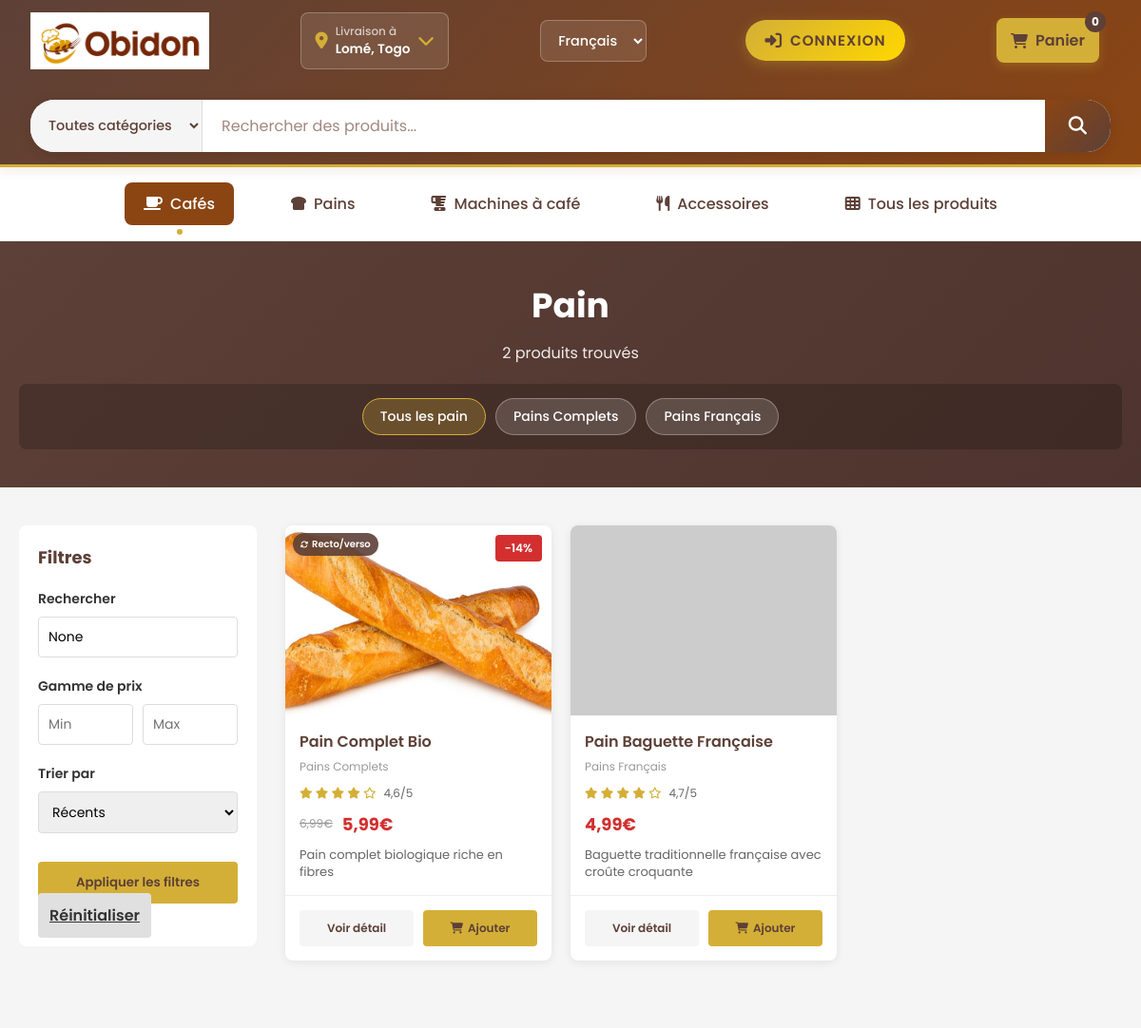
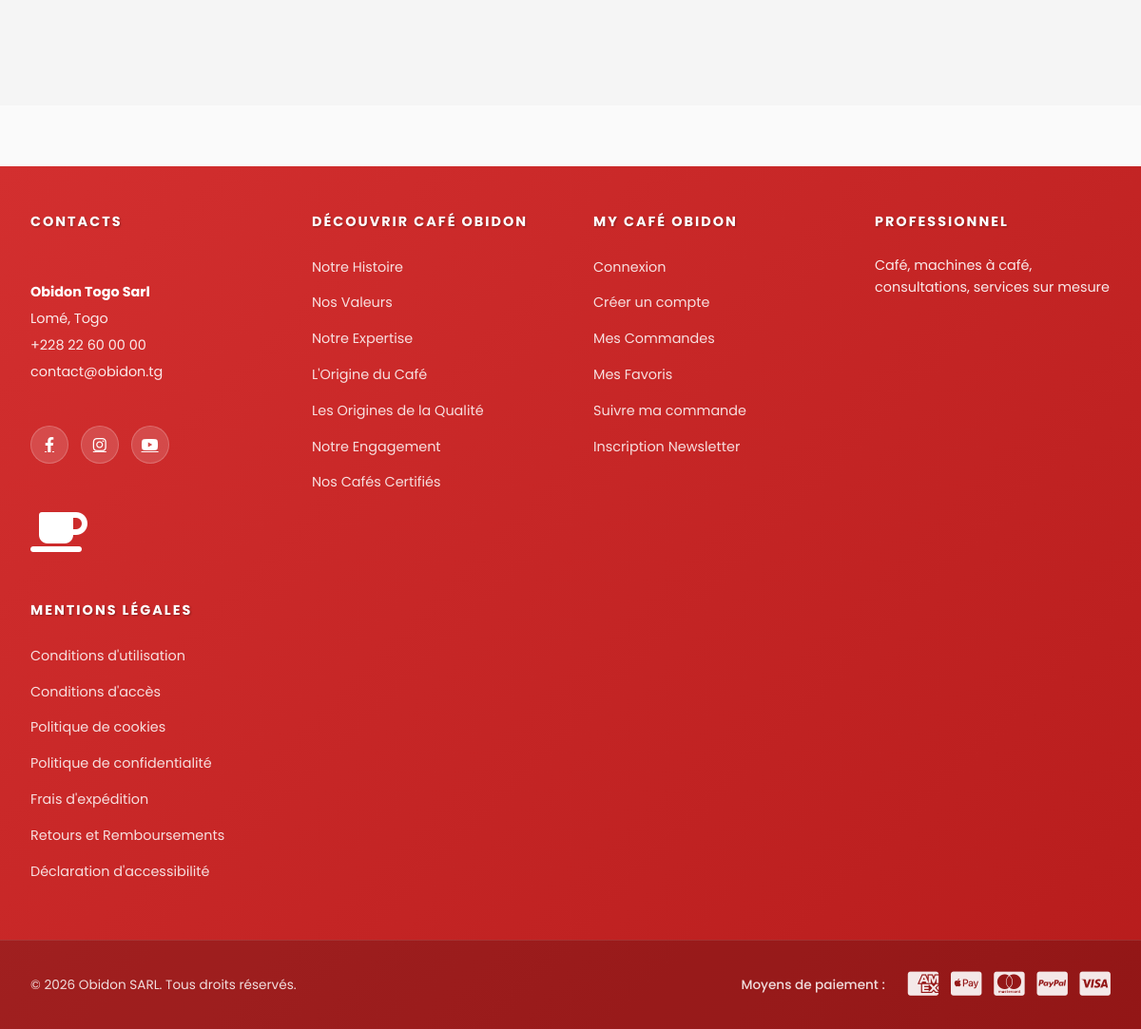
Page /products/pain/ on the committed database (2 pictures, top to bottom).
### core/models.py (models this page shows, shortened)
class Category(models.Model):
    name = models.CharField(max_length=200, unique=True)
    slug = models.SlugField(unique=True, blank=True)
    description = models.TextField(blank=True)
    image = models.ImageField(upload_to='categories/', null=True, blank=True)
    is_active = models.BooleanField(default=True)
    created_at = models.DateTimeField(auto_now_add=True)
    updated_at = models.DateTimeField(auto_now=True)
    class Meta:
        ordering = ['name']
        verbose_name_plural = 'Categories'

class Product(models.Model):
    PRODUCT_TYPES = [
        ('cafe', 'Café'),
        ('pain', 'Pain'),
        ('machine', 'Machine à café'),
        ('accessoire', 'Accessoire'),
    ]
    name = models.CharField(max_length=255)
    slug = models.SlugField(unique=True, blank=True)
    category = models.ForeignKey(Category, on_delete=models.CASCADE, related_name='products')
    product_type = models.CharField(max_length=50, choices=PRODUCT_TYPES)
    description = models.TextField()
    detailed_description = models.TextField(blank=True)
    price = models.DecimalField(max_digits=10, decimal_places=2, validators=[MinValueValidator(0)])
    discount_price = models.DecimalField(
        max_digits=10,
        decimal_places=2,
        null=True,
        blank=True,
        validators=[MinValueValidator(0)]
    )
    image = models.ImageField(upload_to='products/')
    back_image = models.ImageField(
        upload_to='products/backs/',
        null=True,
        blank=True,
        verbose_name="Image verso (au survol)",
        help_text="Image qui apparaîtra quand l'utilisateur survole l'image principale"
    )
    stock = models.IntegerField(
        default=0,
        blank=True,
        validators=[MinValueValidator(0)],
        verbose_name="Stock",
        help_text="Laisser vide = stock à 0 (rupture de stock)"
    )
    display_stock = models.BooleanField(
        default=True,
        verbose_name="Afficher le stock sur le site ?",
        help_text="Décochez si vous ne voulez PAS montrer le stock au public (ex: produits en précommande, stock caché...)"
    )
    rating = models.FloatField(default=0, validators=[MinValueValidator(0), MaxValueValidator(5)])
    reviews_count = models.IntegerField(default=0)
    is_featured = models.BooleanField(default=False)
    is_active = models.BooleanField(default=True)
    created_at = models.DateTimeField(auto_now_add=True)
    updated_at = models.DateTimeField(auto_now=True)
    class Meta:
        ordering = ['-created_at']
        indexes = [
            models.Index(fields=['category']),
            models.Index(fields=['is_active']),
            models.Index(fields=['product_type']),
        ]
    def get_image_url(self):
        if self.image and hasattr(self.image, 'url'):
            return self.image.url
        return "https://via.placeholder.com/600x400?text=Image+non+disponible"
    def get_back_image_url(self):
        if self.back_image and hasattr(self.back_image, 'url'):
            return self.back_image.url
        return None
    @property
    def discount_percentage(self):
        if self.discount_price and self.price:
            return round(((self.price - self.discount_price) / self.price) * 100)
        return 0

### core/views.py (the view)
# urls.py: path('products/<str:product_type>/', product_type_view, name='product_type'),
def product_type_view(request, product_type):
    product_type_display = dict(Product.PRODUCT_TYPES).get(product_type, '')
    products = Product.objects.filter(
        product_type=product_type,
        is_active=True
    )
    sub_categories = Category.objects.filter(
        products__product_type=product_type,
        is_active=True
    ).distinct()
    query = request.GET.get('q')
    if query:
        products = products.filter(
            Q(name__icontains=query) |
            Q(description__icontains=query)
        )
    min_price = request.GET.get('min_price')
    max_price = request.GET.get('max_price')
    if min_price:
        products = products.filter(price__gte=min_price)
    if max_price:
        products = products.filter(price__lte=max_price)
    sort_by = request.GET.get('sort', '-created_at')
    products = products.order_by(sort_by)
    context = {
        'products': products,
        'product_type': product_type,
        'product_type_display': product_type_display,
        'sub_categories': sub_categories,
        'query': query
    }
    return render(request, 'product_type.html', context)

### core/views.py (called while the page is built)
def currency_context(request):
    user_currency = 'XOF'
    if request.user.is_authenticated:
        user_currency = get_user_currency(request.user)
    return {
        'user_currency': user_currency,
        'currencies': CurrencyConverter.SUPPORTED_CURRENCIES,
        'currency_converter': CurrencyConverter
    }

### templates/product_type.html (shortened to what this page needs)
{% extends "base.html" %}
{% load static %}
{% block content %}
<div class="product-type-page">
    <div class="type-header">
        <div class="header-content">
            <h1>{{ product_type_display }}</h1>
            <p>{% if products.count %}{{ products.count }} produit{{ products.count|pluralize }} trouvé{{ products.count|pluralize }}{% else %}Aucun produit{% endif %}</p>
        </div>
        {% if sub_categories %}
        <div class="type-navigation">
            <div class="sub-categories">
                <a href="{% url 'product_type' product_type %}" class="sub-category-link all-link">Tous les {{ product_type_display|lower }}</a>
                {% for category in sub_categories %}
                    <a href="{% url 'products' %}?category={{ category.id }}" class="sub-category-link">{{ category.name }}</a>
                {% endfor %}
            </div>
        </div>
        {% endif %}
    </div>
    <div class="type-wrapper">
        <aside class="filters-sidebar">
            <h3>Filtres</h3>
            <form method="get" class="filters-form">
                <div class="filter-group">
                    <label for="search">Rechercher</label>
                    <input type="text" id="search" name="q" placeholder="Nom du produit..." value="{{ query }}">
                </div>
                <div class="filter-group">
                    <label>Gamme de prix</label>
                    <div class="price-inputs">
                        <input type="number" name="min_price" placeholder="Min" min="0">
                        <input type="number" name="max_price" placeholder="Max" min="0">
                    </div>
                </div>
                <div class="filter-group">
                    <label for="sort">Trier par</label>
                    <select id="sort" name="sort">
                        <option value="-created_at">Récents</option>
                    </select>
                </div>
                <button type="submit" class="btn-filter">Appliquer les filtres</button>
                <a href="{% url 'product_type' product_type %}" class="btn-reset">Réinitialiser</a>
            </form>
        </aside>
        <main class="products-main">
            {% if products %}
                <div class="products-grid">
                    {% for product in products %}
                        <div class="product-card">
                            <div class="product-image-hover-container">
                                <div class="product-image-hover {% if product.get_back_image_url and product.get_back_image_url != product.get_image_url %}has-back-image{% endif %}">
                                    <img src="{{ product.get_image_url }}" alt="{{ product.name }}" class="front-image">
                                    {% if product.get_back_image_url and product.get_back_image_url != product.get_image_url %}
                                        <div class="back-image-badge">
                                        </div>
                                    {% endif %}
                                    {% if product.discount_percentage %}
                                        <div class="discount-badge">-{{ product.discount_percentage }}%</div>
                                    {% endif %}
                                </div>
                            </div>
                            <div class="product-info">
                                <h3 class="product-name">{{ product.name }}</h3>
                                <p class="product-category">{{ product.category.name }}</p>
                                <div class="product-rating">
                                    {% if product.rating %}
                                        <div class="stars">
                                            {% if product.rating >= 1 %}<i class="fas fa-star"></i>{% endif %}
                                            {% if product.rating >= 2 %}<i class="fas fa-star"></i>{% endif %}
                                            {% if product.rating >= 3 %}<i class="fas fa-star"></i>{% endif %}
                                            {% if product.rating >= 4 %}<i class="fas fa-star"></i>{% endif %}
                                            {% if product.rating < 5 %}
                                                {% for i in "x"|rjust:"5" %}
                                                    {% if forloop.counter > product.rating %}<i class="far fa-star"></i>{% endif %}
                                                {% endfor %}
                                            {% endif %}
                                        </div>
                                        <span class="rating-text">{{ product.rating }}/5</span>
                                    {% endif %}
                                </div>
                                <div class="product-price">
                                    {% if product.discount_price %}
                                        <span class="original-price">{{ product.price }}€</span>
                                        <span class="sale-price">{{ product.discount_price }}€</span>
                                    {% else %}
                                        <span class="price">{{ product.price }}€</span>
                                    {% endif %}
                                </div>
                                <p class="product-desc">{{ product.description|truncatewords:15 }}</p>
                            </div>
                            <div class="product-actions">
                                <a href="{% url 'product_detail' product.id %}" class="btn-view">Voir détail</a>
                                <button class="btn-cart add-to-cart" data-product-id="{{ product.id }}">
                                    <i class="fas fa-shopping-cart"></i> Ajouter
                                </button>
                            </div>
                        </div>
                    {% endfor %}
                </div>
            {% else %}
                <div class="no-products">
                    <i class="fas fa-search"></i>
                    <h3>Aucun produit trouvé</h3>
                    <p>Essayez de modifier vos critères de recherche</p>
                </div>
            {% endif %}
        </main>
    </div>
</div>
{% endblock %}

### static/css/style.css (style rules this page uses)
:root { --primary-color: #D32F2F; --primary-dark: #B71C1C; --accent-color: #FFC107; --text-dark: #333333; --text-light: #666666; --border-color: #EEEEEE; --success-color: #4CAF50; --error-color: #f44336; --white: #FFFFFF; }
* { margin: 0; padding: 0; box-sizing: border-box; }
body { font-family: 'Poppins', 'Roboto', sans-serif; background-color: #FAFAFA; color: var(--text-dark); }
main { min-height: calc(100vh - 200px); }
.btn-cart, .add-to-cart { background-color: var(--accent-color); color: var(--text-dark); border: none; padding: 10px 20px; border-radius: 4px; cursor: pointer; font-weight: 600; transition: all 0.3s ease; display: flex; align-items: center; gap: 8px; font-size: 0.9rem; }

### static/css/navbar.css (style rules this page uses)
:root { --primary-brown: #8B4513; --dark-brown: #5D4037; --light-brown: #A1887F; --accent-gold: #D4AF37; --light-cream: #FFF8E1; --white: #FFFFFF; --gray-light: #F5F5F5; --gray-dark: #424242; --shadow: rgba(139, 69, 19, 0.1); }
* { margin: 0; padding: 0; box-sizing: border-box; font-family: 'Poppins', 'Roboto', sans-serif; }
body { background-color: var(--light-cream); }

### static/css/footer.css (style rules this page uses)
:root { --white: #FFFFFF; --red-dark: #D32F2F; }

### templates/base.html (style rules this page uses)
* { margin: 0; padding: 0; box-sizing: border-box; }
body { font-family: 'Poppins', sans-serif; background-color: #FAFAFA; color: #333; }

### rows in the picture
Category: name "Pains Complets"
Category: name "Pains Français"
Product: get_image_url (picture), discount_percentage "14", name "Pain Complet Bio", category.name "Pains Complets", rating "4,6", price "6,99", discount_price "5,99", description "Pain complet biologique riche en fibres"
Product: name "Pain Baguette Française", category.name "Pains Français", rating "4,7", price "4,99", description "Baguette traditionnelle française avec croûte croquante"

### other values in the picture
{{ product_type_display }} "Pain"
{{ products.count }} "2"
{{ product_type_display|lower }} "pain"
